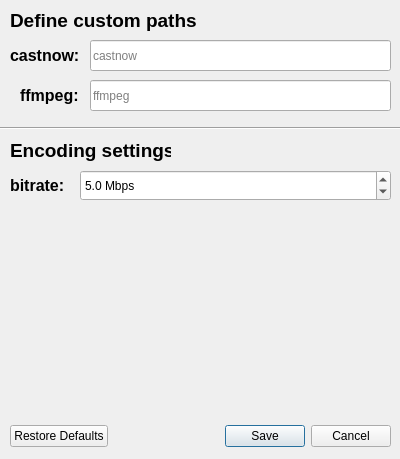
<?xml version="1.0" encoding="UTF-8"?>
<ui version="4.0">
 <class>Config</class>
 <widget class="QDialog" name="Config">
  <property name="geometry">
   <rect>
    <x>0</x>
    <y>0</y>
    <width>400</width>
    <height>459</height>
   </rect>
  </property>
  <property name="windowTitle">
   <string>Dialog</string>
  </property>
  <widget class="QDialogButtonBox" name="buttonBoxConfig">
   <property name="geometry">
    <rect>
     <x>10</x>
     <y>420</y>
     <width>381</width>
     <height>32</height>
    </rect>
   </property>
   <property name="orientation">
    <enum>Qt::Horizontal</enum>
   </property>
   <property name="standardButtons">
    <set>QDialogButtonBox::Cancel|QDialogButtonBox::RestoreDefaults|QDialogButtonBox::Save</set>
   </property>
   <property name="centerButtons">
    <bool>false</bool>
   </property>
  </widget>
  <widget class="QLabel" name="ffmpegPathLabel">
   <property name="geometry">
    <rect>
     <x>20</x>
     <y>80</y>
     <width>61</width>
     <height>31</height>
    </rect>
   </property>
   <property name="font">
    <font>
     <pointsize>12</pointsize>
     <weight>75</weight>
     <bold>true</bold>
    </font>
   </property>
   <property name="text">
    <string>ffmpeg:</string>
   </property>
  </widget>
  <widget class="QLabel" name="castnowPathLabel">
   <property name="geometry">
    <rect>
     <x>10</x>
     <y>40</y>
     <width>71</width>
     <height>31</height>
    </rect>
   </property>
   <property name="font">
    <font>
     <pointsize>12</pointsize>
     <weight>75</weight>
     <bold>true</bold>
    </font>
   </property>
   <property name="text">
    <string>castnow:</string>
   </property>
  </widget>
  <widget class="QLineEdit" name="ffmpegEditPath">
   <property name="geometry">
    <rect>
     <x>90</x>
     <y>80</y>
     <width>301</width>
     <height>31</height>
    </rect>
   </property>
   <property name="placeholderText">
    <string>ffmpeg</string>
   </property>
  </widget>
  <widget class="QLineEdit" name="castnowEditPath">
   <property name="geometry">
    <rect>
     <x>90</x>
     <y>40</y>
     <width>301</width>
     <height>31</height>
    </rect>
   </property>
   <property name="placeholderText">
    <string>castnow</string>
   </property>
   <property name="clearButtonEnabled">
    <bool>false</bool>
   </property>
  </widget>
  <widget class="Line" name="line">
   <property name="geometry">
    <rect>
     <x>0</x>
     <y>120</y>
     <width>401</width>
     <height>16</height>
    </rect>
   </property>
   <property name="font">
    <font>
     <pointsize>11</pointsize>
    </font>
   </property>
   <property name="orientation">
    <enum>Qt::Horizontal</enum>
   </property>
  </widget>
  <widget class="QLabel" name="label">
   <property name="geometry">
    <rect>
     <x>10</x>
     <y>10</y>
     <width>191</width>
     <height>21</height>
    </rect>
   </property>
   <property name="font">
    <font>
     <pointsize>14</pointsize>
     <weight>75</weight>
     <italic>false</italic>
     <bold>true</bold>
    </font>
   </property>
   <property name="text">
    <string>Define custom paths</string>
   </property>
  </widget>
  <widget class="QLabel" name="label_2">
   <property name="geometry">
    <rect>
     <x>10</x>
     <y>130</y>
     <width>161</width>
     <height>41</height>
    </rect>
   </property>
   <property name="font">
    <font>
     <pointsize>14</pointsize>
     <weight>75</weight>
     <italic>false</italic>
     <bold>true</bold>
    </font>
   </property>
   <property name="text">
    <string>Encoding settings</string>
   </property>
  </widget>
  <widget class="QLabel" name="bitrateLabel">
   <property name="geometry">
    <rect>
     <x>10</x>
     <y>170</y>
     <width>61</width>
     <height>31</height>
    </rect>
   </property>
   <property name="font">
    <font>
     <pointsize>12</pointsize>
     <weight>75</weight>
     <bold>true</bold>
    </font>
   </property>
   <property name="text">
    <string>bitrate:</string>
   </property>
  </widget>
  <widget class="QDoubleSpinBox" name="doubleSpinBoxBitrate">
   <property name="geometry">
    <rect>
     <x>80</x>
     <y>170</y>
     <width>311</width>
     <height>31</height>
    </rect>
   </property>
   <property name="font">
    <font>
     <weight>50</weight>
     <italic>false</italic>
     <bold>false</bold>
     <underline>false</underline>
     <strikeout>false</strikeout>
    </font>
   </property>
   <property name="layoutDirection">
    <enum>Qt::LeftToRight</enum>
   </property>
   <property name="wrapping">
    <bool>false</bool>
   </property>
   <property name="alignment">
    <set>Qt::AlignLeading|Qt::AlignLeft|Qt::AlignVCenter</set>
   </property>
   <property name="suffix">
    <string> Mbps</string>
   </property>
   <property name="decimals">
    <number>1</number>
   </property>
   <property name="minimum">
    <double>1.000000000000000</double>
   </property>
   <property name="maximum">
    <double>10.000000000000000</double>
   </property>
   <property name="value">
    <double>5.000000000000000</double>
   </property>
  </widget>
 </widget>
 <resources/>
 <connections>
  <connection>
   <sender>buttonBoxConfig</sender>
   <signal>accepted()</signal>
   <receiver>Config</receiver>
   <slot>accept()</slot>
   <hints>
    <hint type="sourcelabel">
     <x>248</x>
     <y>254</y>
    </hint>
    <hint type="destinationlabel">
     <x>157</x>
     <y>274</y>
    </hint>
   </hints>
  </connection>
  <connection>
   <sender>buttonBoxConfig</sender>
   <signal>rejected()</signal>
   <receiver>Config</receiver>
   <slot>reject()</slot>
   <hints>
    <hint type="sourcelabel">
     <x>316</x>
     <y>260</y>
    </hint>
    <hint type="destinationlabel">
     <x>286</x>
     <y>274</y>
    </hint>
   </hints>
  </connection>
 </connections>
</ui>
